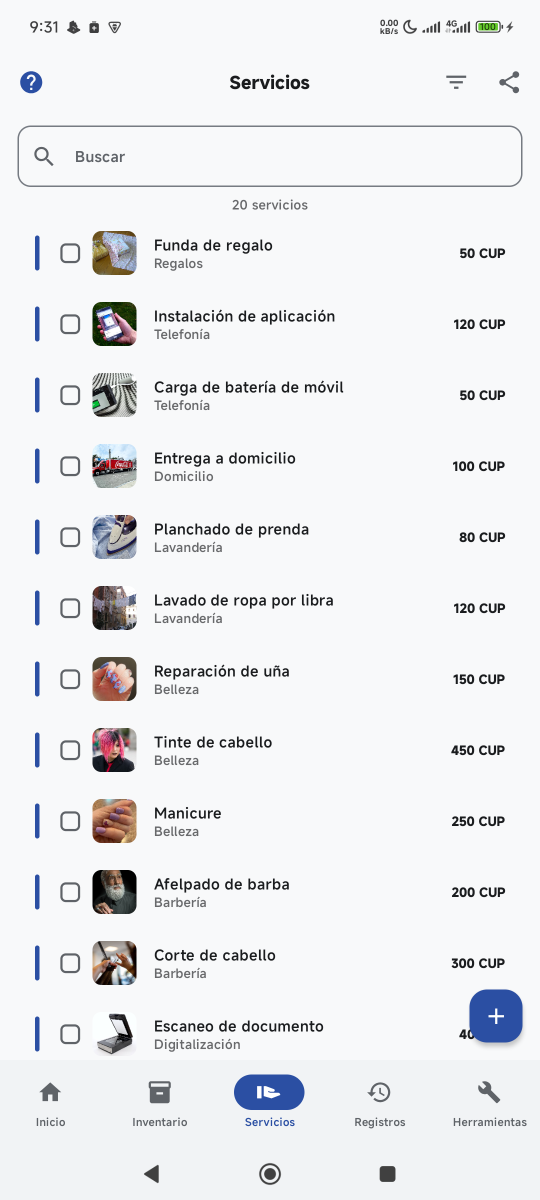
#> input picture promocion/capturas/shot_servicios_claro.png, 1080 x 2400 px, given in place of ic_launcher_foreground.png, which was not available (shown at 1/2 size); the run also reads 1 picture not shown here
$ python play_store.py
#> lines starting #> are read from the running program, lines starting #| are printed output that depends on the picture; after the words box and inside, x2 and y2 are one past the last pixel; in counts of white or black regions, pixels touching at a corner belong together
"""Prepara los recursos de la ficha de Google Play a partir de las capturas reales.

Salidas en `Android/play_store/`:
  - icono_512.png            (512x512, 32 bits)
  - grafico_1024x500.png     (gráfico destacado)
  - capturas/01..08.png      (1080x1920, 9:16)
  - ficha.md                 (textos de la ficha)
"""
import os
import shutil

from PIL import Image, ImageDraw, ImageFilter, ImageFont

AQUI = os.path.dirname(__file__)
RAIZ = os.path.dirname(os.path.dirname(AQUI))
SHOTS = os.path.join(RAIZ, "app_usb_check")
RES = os.path.join(RAIZ, "Android", "app", "src", "main", "res", "mipmap-xxxhdpi")
SALIDA = os.path.join(RAIZ, "Android", "play_store")
CAPTURAS = os.path.join(SALIDA, "capturas")

AZUL = (96, 206, 244)
TEXTO_SUAVE = (176, 196, 220)
ARRIBA, ABAJO = (9, 15, 27), (18, 31, 50)
FUENTES = [r"C:\Windows\Fonts\segoeuib.ttf", r"C:\Windows\Fonts\arialbd.ttf"]

# Capturas para la ficha, en el orden en que se verán
ORDEN = [
    ("shot_inicio.png", "01_inicio"),
    ("shot_carrito.png", "02_venta"),
    ("shot_inventario.png", "03_inventario"),
    ("shot_servicios.png", "04_servicios"),
    ("shot_registros.png", "05_registros"),
    ("shot_vinculadas.png", "06_apps_vinculadas"),
    ("shot_pago.png", "07_comprobante"),
    ("shot_inventario_claro.png", "08_inventario_claro"),
]


def fuente(tam):
    for ruta in FUENTES:
        if os.path.exists(ruta):
            return ImageFont.truetype(ruta, tam)
    return ImageFont.load_default()


def icono():
    """Icono 512x512: la ilustración del lanzador sobre fondo blanco."""
    delante = Image.open(os.path.join(RES, "ic_launcher_foreground.png")).convert("RGBA")
#> delante is the input picture: PIL image 1080x2400 RGBA; mean R, G, B, A 235.6, 236.6, 238.5, 255
    caja = delante.getbbox()
#> caja = (0, 0, 1080, 2400)
    delante = delante.crop(caja)
    lado = 430
    alto = max(1, int(delante.height * lado / delante.width))
#> alto = 955
    delante = delante.resize((lado, alto), Image.LANCZOS)
#> delante: PIL image 430x955 RGBA
    hoja = Image.new("RGB", (512, 512), (255, 255, 255))
#> hoja: PIL image 512x512 RGB; every value is 255
    hoja.paste(delante, ((512 - lado) // 2, (512 - alto) // 2), delante)
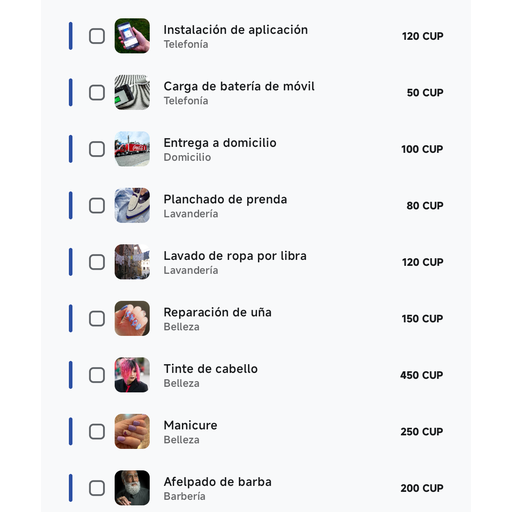
#> hoja: PIL image 512x512 RGB; mean R, G, B 238.6, 238.9, 239.9
    return hoja


def recorte_9_16(ruta):
    im = Image.open(ruta).convert("RGB")
    alto = 1920
    im = im.crop((0, 96, im.width, im.height - (im.height - 96 - alto)))
    return im.resize((1080, alto), Image.LANCZOS)


def fondo(ancho, alto):
#> called with ancho = 1024, alto = 500
    img = Image.new("RGB", (ancho, alto), ARRIBA)
    d = ImageDraw.Draw(img)
    for y in range(alto):
        t = y / (alto - 1)
        d.line([(0, y), (ancho, y)], fill=tuple(int(ARRIBA[i] + (ABAJO[i] - ARRIBA[i]) * t) for i in range(3)))
    capa = Image.new("RGBA", (ancho, alto), (0, 0, 0, 0))
#> capa: PIL image 1024x500 RGBA; every value is 0
    dl = ImageDraw.Draw(capa)
    for x in range(0, ancho + 50, 50):
        dl.line([(x, 0), (x, alto)], fill=(255, 255, 255, 12), width=1)
    for y in range(0, alto + 50, 50):
        dl.line([(0, y), (ancho, y)], fill=(255, 255, 255, 12), width=1)
    return Image.alpha_composite(img.convert("RGBA"), capa)
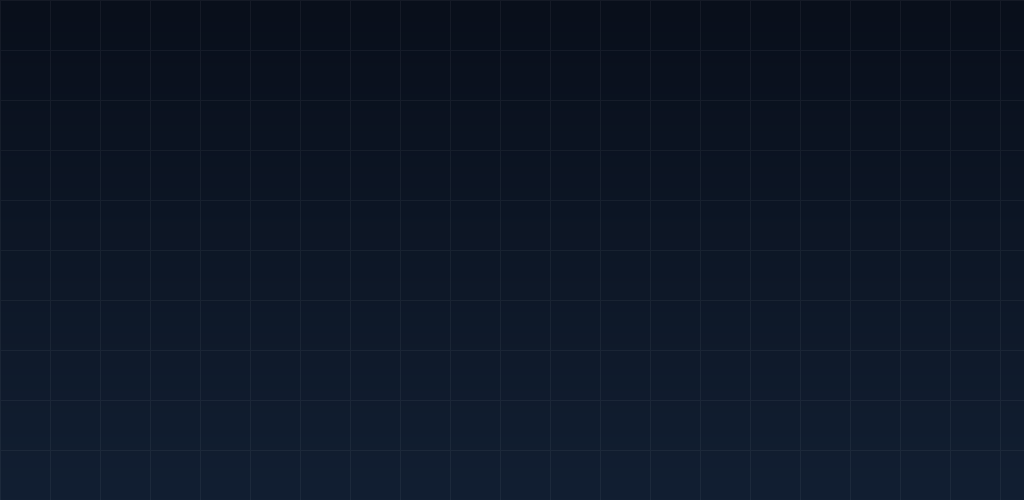
#> returned value: PIL image 1024x500 RGBA; mean R, G, B, A 13.5, 22.9, 38.4, 255
#> in grafico, `caja = d.textbbox((0, 0), texto, font=f)`: caja = (0, 2, 102, 10)
#> in grafico, `ancho = (caja[2] - caja[0]) + 44`: ancho = 146


def movil(ruta, alto):
#> called with ruta = 'app_usb_check/shot_carrito.png', alto = 420
    im = Image.open(ruta).convert("RGB")
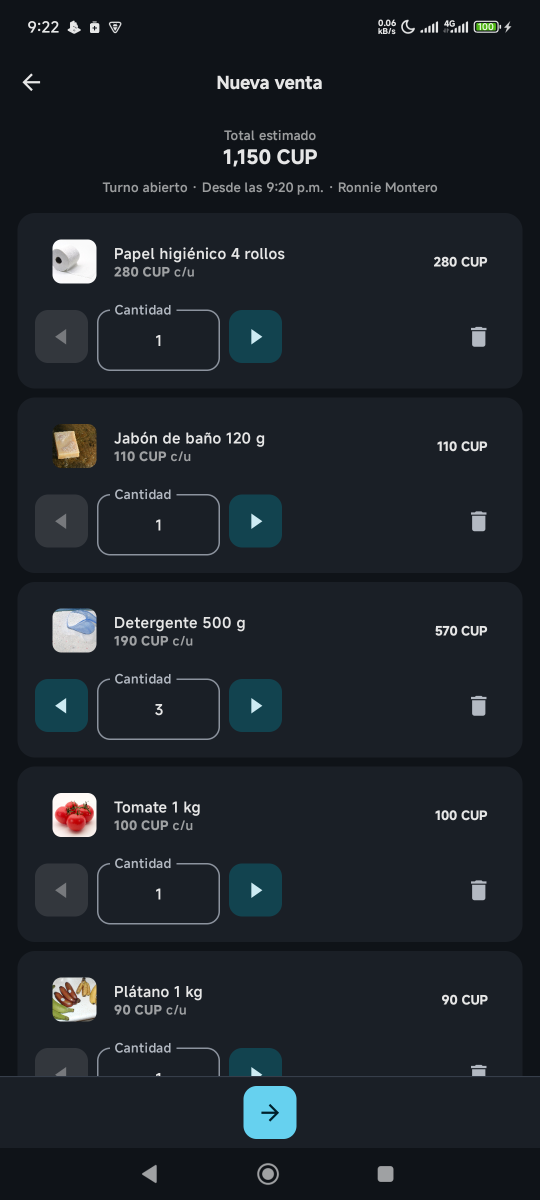
#> input picture promocion/capturas/shot_carrito.png, 1080 x 2400 px, found by its file name (shown at 1/2 size)
    im = im.crop((0, 96, im.width, im.height - 96))
#> im: PIL image 1080x2208 RGB
    ancho = int(alto * im.width / im.height)
#> ancho = 205
    im = im.resize((ancho, alto), Image.LANCZOS)
#> im: PIL image 205x420 RGB
    radio = max(10, ancho // 14)
#> radio = 14
    mascara = Image.new("L", im.size, 0)
#> mascara: PIL image 205x420 L; every value is 0
    ImageDraw.Draw(mascara).rounded_rectangle((0, 0, ancho - 1, alto - 1), radio, fill=255)
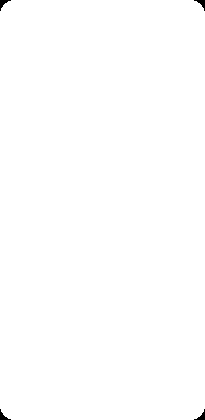
#> mascara: PIL image 205x420 L; 99.8% white; 4 black regions, box (x1, y1, x2, y2) and area: (0, 0, 11, 11) 46, (194, 0, 205, 11) 46, (0, 409, 11, 420) 46, (194, 409, 205, 420) 46
    sombra = Image.new("RGBA", (ancho + 40, alto + 40), (0, 0, 0, 0))
#> sombra: PIL image 245x460 RGBA; every value is 0
    ImageDraw.Draw(sombra).rounded_rectangle((20, 24, ancho + 20, alto + 24), radio, fill=(0, 0, 0, 170))
    sombra = sombra.filter(ImageFilter.GaussianBlur(12))
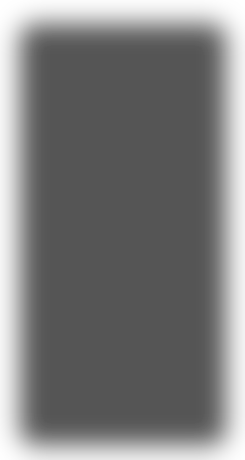
#> sombra: PIL image 245x460 RGBA; mean R, G, B, A 0, 0, 0, 130.2; transparent parts drawn white
    foto = Image.new("RGBA", (ancho, alto), (0, 0, 0, 0))
#> foto: PIL image 205x420 RGBA; every value is 0
    foto.paste(im, (0, 0), mascara)
    return sombra, foto


def grafico():
    hoja = fondo(1024, 500)
    d = ImageDraw.Draw(hoja)
    d.text((64, 96), "SHALEV", font=fuente(76), fill=(255, 255, 255))
    d.text((66, 190), "Punto de venta e inventario", font=fuente(30), fill=AZUL)
    f = fuente(22)
    texto = "Funciona sin internet"
    caja = d.textbbox((0, 0), texto, font=f)
    ancho = (caja[2] - caja[0]) + 44
    d.rounded_rectangle((66, 248, 66 + ancho, 292), 22, fill=(23, 38, 58), outline=(34, 118, 176), width=2)
    d.text((88, 255), texto, font=f, fill=AZUL)
    d.text((66, 330), "Ventas · Inventario · Servicios", font=fuente(24), fill=TEXTO_SUAVE)

    for ruta, x, alto in ((os.path.join(SHOTS, "shot_carrito.png"), 640, 420),
                          (os.path.join(SHOTS, "shot_inicio.png"), 820, 420)):
        sombra, foto = movil(ruta, alto)
        capa = Image.new("RGBA", (foto.width + 40, foto.height + 40), (0, 0, 0, 0))
        capa.alpha_composite(sombra, (0, 0))
        capa.alpha_composite(foto, (20, 20))
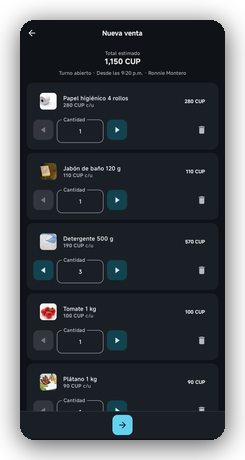
#> capa: PIL image 245x460 RGBA; mean R, G, B, A 22.9, 27.4, 32.3, 203.6; transparent parts drawn white
        hoja.alpha_composite(capa, (x - 40, 52))
#> hoja: PIL image 1024x500 RGBA
#> pass 2 of the loop in grafico, `for ruta, x, alto in ((os.path.join(SHOTS, "shot_carrito.png"), 640, 4..`:
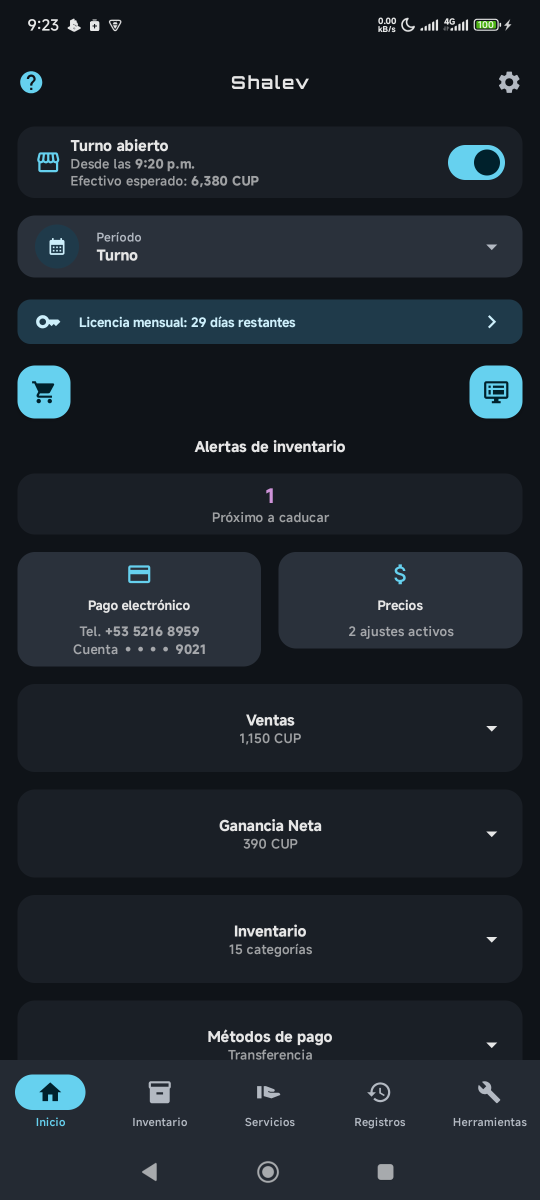
#> input picture promocion/capturas/shot_inicio.png, 1080 x 2400 px, found by its file name (shown at 1/2 size)
#> in grafico, `hoja.alpha_composite(capa, (x - 40, 52))`:
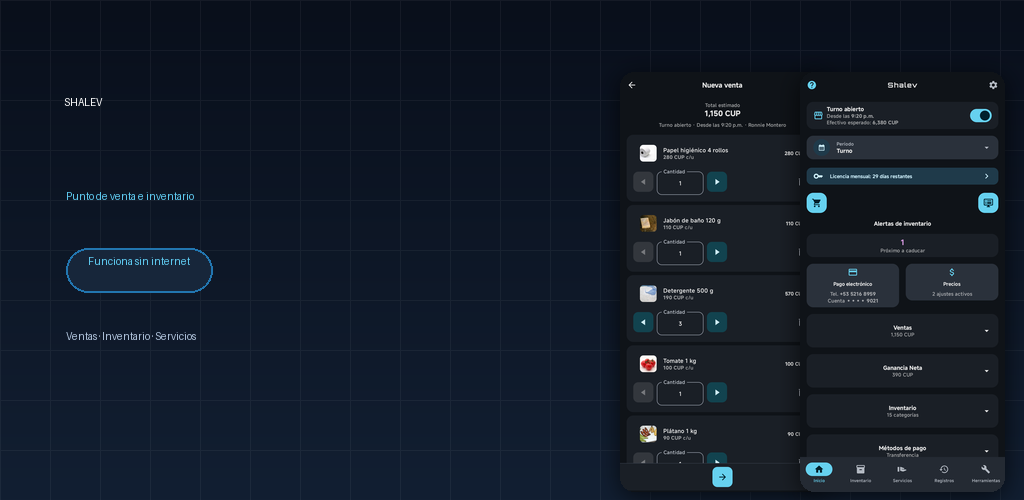
#> hoja: PIL image 1024x500 RGBA; mean R, G, B, A 18.7, 27.3, 39.9, 255
    return hoja.convert("RGB")
#> returned value: PIL image 1024x500 RGB


FICHA = """# Ficha de Google Play — Shalev

## Nombre (máx. 30)
Shalev: ventas e inventario

## Descripción corta (máx. 80)
Punto de venta e inventario para tu negocio. Funciona sin internet.

## Descripción completa (máx. 4000)

Shalev es tu punto de venta y tu inventario en el mismo lugar: cobra, controla lo que entra y lo
que sale, y revisa cómo va el negocio desde el teléfono. **Funciona sin internet**: todos los datos
se guardan en el teléfono y no hacen falta cuentas, servidores ni conexión.

**Ventas**
- Cobra por efectivo o por transferencia, con el comprobante del cliente.
- Carrito con cantidades, ajustes de precio y cálculo automático del total.
- Turnos de caja: apertura con fondo, entradas y salidas de efectivo, cierre con arqueo.
- Anula o corrige una venta sin perder el registro; queda el motivo y quién lo hizo.

**Inventario y servicios**
- Productos con foto, categoría, precio de costo y de venta, caducidad y niveles de stock.
- Insumos por unidad de medida (g, ml, kg, L) y recetas para los elaborados: al vender un café se
  descuentan sus insumos y se sabe cuántos más se pueden preparar.
- Servicios con foto, tipo e importe, también con los insumos que consumen.
- Avisos de stock bajo, crítico y próximo a caducar.

**Reportes**
- Gráficos de ventas y ganancia por turno, día, semana, mes o año.
- Lo más vendido, lo que se mueve lento, rentabilidad por artículo y top de servicios.
- Exporta el inventario, los servicios y los registros a PDF y Excel para compartir.

**Para tu equipo**
- Apps secundarias para los empleados (hasta 10), cada una con su turno y sus permisos.
- Se vinculan con un código QR por la red local: no hace falta internet ni cuenta.
- Cada transferencia lleva el vendedor que la hizo.

**Tus datos, en tu teléfono**
- La base de datos va cifrada y la app no pide permisos que no necesite.
- Respaldo completo cifrado con contraseña que puedes guardar y restaurar.
- Sin publicidad, sin analítica y sin rastreo.

**Licencia**
La app se prueba gratis 7 días. Para seguir usándola se activa una licencia que se solicita desde
la propia app (mensual, semestral, anual o perpetua). La licencia se emite de forma manual para
cada teléfono.

## Novedades (versión 1.0)
- Activación de licencias corregida: la solicitud cifrada ya la acepta el emisor.
- Primera versión pública.
"""


def main():
    os.makedirs(CAPTURAS, exist_ok=True)
    icono().save(os.path.join(SALIDA, "icono_512.png"))
    grafico().save(os.path.join(SALIDA, "grafico_1024x500.png"))
    for origen, destino in ORDEN:
        ruta = os.path.join(SHOTS, origen)
        if os.path.exists(ruta):
            recorte_9_16(ruta).save(os.path.join(CAPTURAS, f"{destino}.png"))
#> in recorte_9_16, `im = im.crop((0, 96, im.width, im.height - (im.height - 96 - alto)))`:
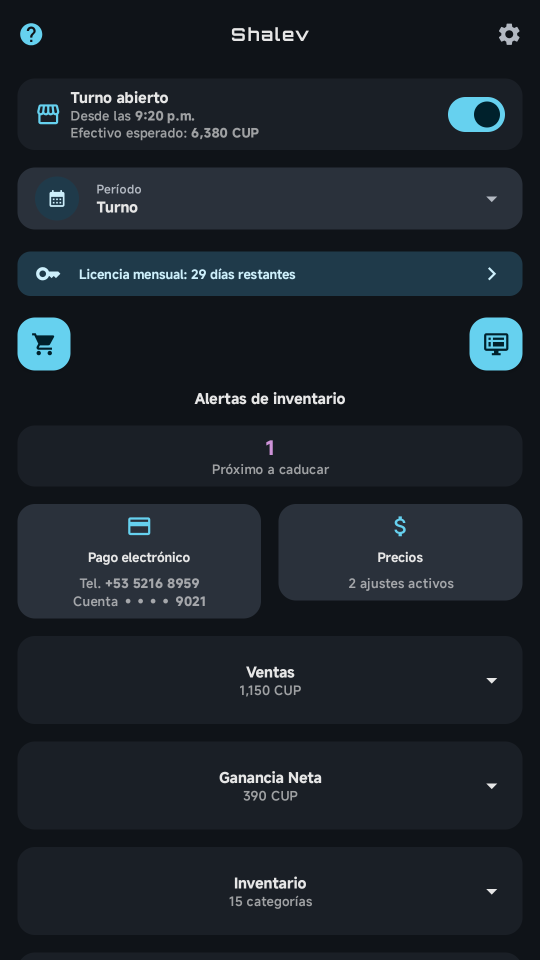
#> im: PIL image 1080x1920 RGB (shown at 1/2 size); mean R, G, B 28.2, 35.4, 42.7
#> pass 2 of the loop in main, `for origen, destino in ORDEN:`:
#> in recorte_9_16 (call 2), `im = im.crop((0, 96, im.width, im.height - (im.height - 96 - alto)))`:
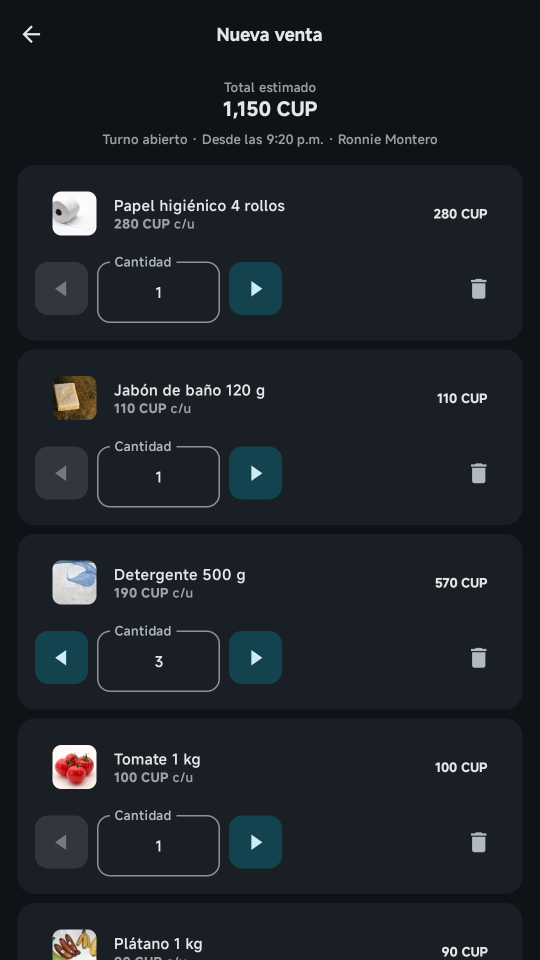
#> im: PIL image 1080x1920 RGB (shown at 1/2 size); mean R, G, B 29.9, 35.3, 41.5
#> pass 3 of the loop in main, `for origen, destino in ORDEN:`:
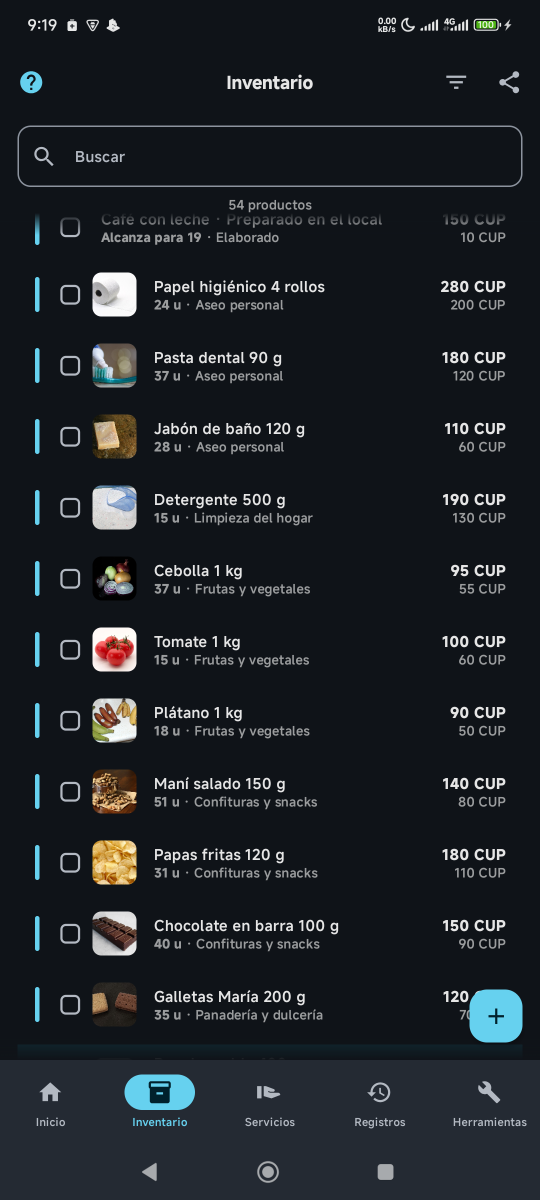
#> input picture promocion/capturas/shot_inventario.png, 1080 x 2400 px, found by its file name (shown at 1/2 size)
#> in recorte_9_16 (call 3), `im = im.crop((0, 96, im.width, im.height - (im.height - 96 - alto)))`:
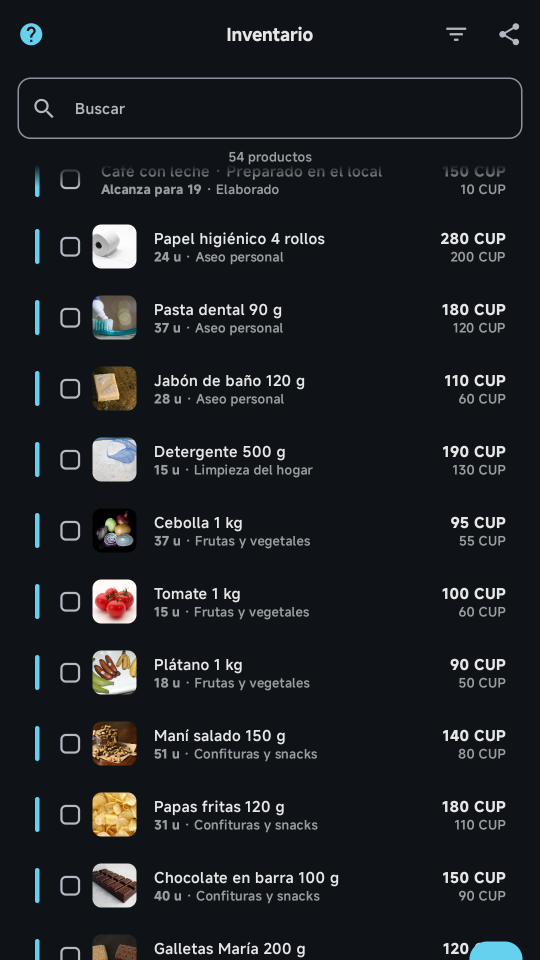
#> im: PIL image 1080x1920 RGB (shown at 1/2 size); mean R, G, B 28.2, 31.8, 36
#> the loop made 8 passes; the first 3 are shown
    with open(os.path.join(SALIDA, "ficha.md"), "w", encoding="utf-8") as f:
        f.write(FICHA)
    shutil.copy2(os.path.join(RES, "ic_launcher_foreground.png"), os.path.join(SALIDA, "icono_fuente_foreground.png"))
    print("recursos en", SALIDA)


if __name__ == "__main__":
    main()
